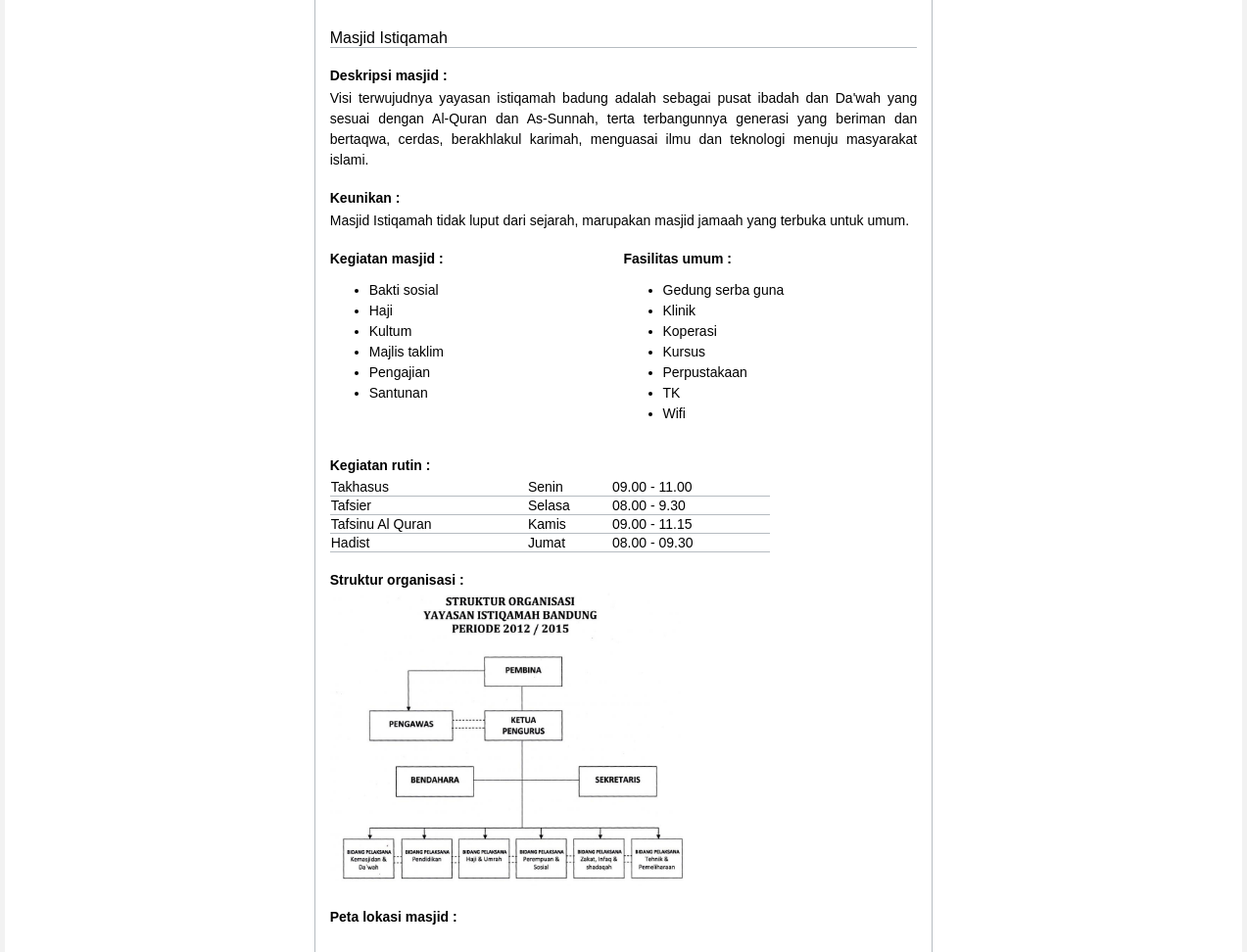
Page /View/PenggunaUmum/masjid.php?id_masjid=3 on the committed database.
### tables this page shows
CREATE TABLE IF NOT EXISTS `masjid` (
`id_masjid` int(6) NOT NULL,
  `id_user` int(6) NOT NULL,
  `id_wilayah` int(6) NOT NULL,
  `validasi` int(6) NOT NULL,
  `sertifikat` varchar(200) NOT NULL,
  `foto` varchar(200) NOT NULL,
  `nama_masjid` varchar(200) NOT NULL,
  `alamat` varchar(200) NOT NULL,
  `rt` varchar(5) NOT NULL,
  `rw` varchar(5) NOT NULL,
  `kecamatan` varchar(100) NOT NULL,
  `no_telepon` varchar(50) NOT NULL,
  `email` varchar(50) NOT NULL,
  `peresmian_bangunan` varchar(200) DEFAULT NULL,
  `luas_tanah` int(10) DEFAULT NULL,
  `luas_bangunan` int(10) DEFAULT NULL,
  `daya_tampung_dalam_masjid` int(10) DEFAULT NULL,
  `daya_tampung_luar_masjid` int(10) DEFAULT NULL,
  `deskripsi_masjid` text NOT NULL,
  `keunikan` text,
  `struktur_organisasi` varchar(200) DEFAULT NULL,
  `latitude` varchar(200) NOT NULL,
  `longitude` varchar(200) NOT NULL
);

CREATE TABLE IF NOT EXISTS `kegiatan_masjid` (
  `id_masjid` int(6) NOT NULL,
  `id_kegiatan` int(6) NOT NULL
);

CREATE TABLE IF NOT EXISTS `kegiatan` (
`id_kegiatan` int(6) NOT NULL,
  `nama` varchar(200) NOT NULL
);

CREATE TABLE IF NOT EXISTS `fasilitas_masjid` (
  `id_masjid` int(6) NOT NULL,
  `id_fasilitas` int(6) NOT NULL
);

CREATE TABLE IF NOT EXISTS `fasilitas` (
`id_fasilitas` int(6) NOT NULL,
  `nama` varchar(200) NOT NULL
);

CREATE TABLE IF NOT EXISTS `kegiatan_rutin` (
`id_kegiatan_rutin` int(6) NOT NULL,
  `id_masjid` int(6) NOT NULL,
  `nama` varchar(200) NOT NULL,
  `hari` varchar(200) NOT NULL,
  `jam_mulai` varchar(10) DEFAULT NULL,
  `jam_selesai` varchar(10) DEFAULT NULL
);

### function/connectDB.php (called while the page is built, shortened)
<?php
function querySelect($param, $table, $where, $limit){
    $results = array();
    $query = "SELECT " . $param . " ";
    $query .= "FROM " . $table ." ";
    if($where != null) $query .= "WHERE " . $where . " ";
    $query = mysql_query($query);
    if(mysql_num_rows($query) > 0){
        $x = 0;
        while($row = mysql_fetch_assoc($query)){
            foreach($row as $key=>$value){
                $results[$x][$key] = $value;
            }
            $x++;
        }
    }
    return $results;
}
?>

### View/PenggunaUmum/masjid.php (the view, shortened to what this page needs)
<!DOCTYPE html>
<?php
include '../../function/connectDB.php';
$id_masjid = $_GET['id_masjid'];
$dataMasjid = querySelect('*', 'masjid', 'id_masjid=' . $id_masjid, null);
$joinFasilitas = querySelect('*', 'fasilitas_masjid LEFT JOIN fasilitas ON fasilitas_masjid.id_fasilitas = fasilitas.id_fasilitas', 'id_masjid=' . $id_masjid, null);
$joinKegiatan = querySelect('*', 'kegiatan_masjid LEFT JOIN kegiatan ON kegiatan_masjid.id_kegiatan = kegiatan.id_kegiatan', 'id_masjid=' . $id_masjid, null);
$kegiatanRutin = querySelect('*', 'kegiatan_rutin', 'id_masjid=' . $id_masjid, null)
?>
<html>
    <head>
        <link rel="stylesheet" href="../css/reset.css">
        <link rel="stylesheet" href="../css/style.css">
        <link rel="stylesheet" href="../css/PenggunaUmum/jquery-ui-1.10.3.css">
        <link rel="stylesheet" href="../js/fancybox/jquery.fancybox.css">
        <link rel="stylesheet" href="../js/fancybox/helpers/jquery.fancybox-thumbs.css">
        <link rel="stylesheet" href="../css/PenggunaUmum/masjid.css">
    </head>
    <body>
        <div class="wrapper">
            <div class="col-scrl">
                <div class="content row">
                    <div class="kotak-kiri box span-3">
                    </div>
                    <div class="kotak-tengah box span-6">
                        <div class="slider box span-12">
                            <div class="judul box span-12">
                                Masjid <?php echo $dataMasjid[0]['nama_masjid'] ?>
                            </div>
                            <div class="box span-12">
                                <div class="sub-judul box span-12">
                                    <b>Deskripsi masjid :</b>
                                </div>
                                <div class="text box span-12">
                                    <?php echo $dataMasjid[0]['deskripsi_masjid'] ?>
                                </div>
                            </div>
                            <div class="box span-12">
                                <div class="sub-judul box span-12">
                                    <b>Keunikan :</b>
                                </div>
                                <div class="text box span-12">
                                    <?php echo $dataMasjid[0]['keunikan'] ?>
                                </div>
                            </div>
                            <div class="box span-12">
                                <div class="box span-6">
                                    <div class="judul-ul box span-12">
                                        <b>Kegiatan masjid :</b>
                                    </div>
                                    <div class="text box span-12">
                                        <?php
                                        echo '<ul>';
                                        for ($i = 0; $i < count($joinKegiatan); $i++) {
                                            echo '<li>' . $joinKegiatan[$i]['nama'] . '</li>';
                                        }
                                        echo '</ul>';
                                        ?>
                                    </div>
                                </div>
                                <div class="box span-6">
                                    <div class="judul-ul box span-12">
                                        <b>Fasilitas umum :</b>
                                    </div>
                                    <div class="text box span-12">
                                        <?php
                                        echo '<ul>';
                                        for ($i = 0; $i < count($joinFasilitas); $i++) {
                                            echo '<li>' . $joinFasilitas[$i]['nama'] . '</li>';
                                        }
                                        echo '</ul>';
                                        ?>
                                    </div>
                                </div>
                            </div>
                            <?php
                            if (count($kegiatanRutin) != 0) {
                                ?>
                                <div class="tabel box span-9">
                                    <div class="sub-judul box span-12">
                                        <b>Kegiatan rutin :</b>
                                    </div>
                                    <div class="box span-12">
                                        <table>
                                            <?php
                                            for ($i = 0; $i < count($kegiatanRutin); $i++) {
                                                echo '<tr>';
                                                echo '<td>' . $kegiatanRutin[$i]['nama'] . '</td>';
                                                echo'<td>' . $kegiatanRutin[$i]['hari'] . '</td>';
                                                echo '<td>' . $kegiatanRutin[$i]['jam_mulai'] . ' - ' . $kegiatanRutin[$i]['jam_selesai'] . '</td>';
                                                echo '</tr>';
                                            }
                                            ?>
                                        </table>
                                    </div>
                                </div>
                                <?php
                            }else{
                                echo '';
                            }
                            ?>
                            <div class="struktur box span-12">
                                <?php
                                $gambarStruktur = $dataMasjid[0]['struktur_organisasi'];
                                $struktur0 = '
                                <div class="sub-judul box span-12">
                                    <b>Struktur organisasi :</b>
                                </div>';
                                $struktur1 = '<div class="box span-12"><a href="';
                                $struktur2 = '" target="_blank"><img class="gambar-struktur struktur" src="';
                                $struktur3 = ' "></a></div>';
                                if ($gambarStruktur != null) {
                                    echo $struktur0;
                                    echo $struktur1;
                                    echo $gambarStruktur;
                                    echo $struktur2;
                                    echo $gambarStruktur;
                                    echo $struktur3;
                                } else {
                                    echo '';
                                }
                                ?>
                            </div>
                            <div class="box span-12">
                                <div class="sub-judul box span-12">
                                    <b>Peta lokasi masjid :</b>
                                </div>
                                <div class="lokasi box span-12" id="map-canvas">
                                </div>
                            </div>
                        </div>
                    </div>
                    <div class="kotak-kanan box span-3">
                    </div>
                </div>
            </div>
        </div>
    </body>
</html>

### View/css/style.css (style rules this page uses)
a { text-decoration: none; }
body { background-color: rgba(0,0,0,0.05); }
.content { background-color: white; }

### View/css/PenggunaUmum/masjid.css (style rules this page uses)
.content { margin-top: 0; }
.kotak-kiri { box-sizing: border-box; -webkit-box-sizing: border-box; -moz-box-sizing: border-box; padding: 15px 10px 0px 20px; }
.judul { font-size: 16px; border-bottom: 1px solid #b6bcc1; }
.judul-ul { box-sizing: border-box; -webkit-box-sizing: border-box; -moz-box-sizing: border-box; padding: 20px 0px 0px 0px; }
.kotak-tengah { box-sizing: border-box; -webkit-box-sizing: border-box; -moz-box-sizing: border-box; padding: 30px 15px 30px 15px; border-left: 1px solid #b6bcc1; border-right: 1px solid #b6bcc1; }
.sub-judul { box-sizing: border-box; -webkit-box-sizing: border-box; -moz-box-sizing: border-box; padding: 20px 0px 5px 0px; }
.text { text-align: justify; line-height:1.5; }
.lokasi { height: 350px; }
.gambar-struktur { height:300px; }
.tabel { box-sizing: border-box; -webkit-box-sizing: border-box; -moz-box-sizing: border-box; }
.tabel table { box-sizing: border-box; -webkit-box-sizing: border-box; -moz-box-sizing: border-box; width: 100%; }
.tabel td { box-sizing: border-box; -webkit-box-sizing: border-box; -moz-box-sizing: border-box; border-bottom: 1px solid #B6BCC1; }
.kotak-kanan { box-sizing: border-box; -webkit-box-sizing: border-box; -moz-box-sizing: border-box; padding: 30px 20px 0px 20px; }

### rows in the picture
masjid: nama_masjid "Istiqamah", deskripsi_masjid "Visi terwujudnya yayasan istiqamah badung adalah sebagai pusat ibadah dan Da'wah yang sesuai dengan Al-Quran dan As-Sunnah, terta terbangunnya generasi yang beriman dan bertaqwa, cerdas, berakhlakul karimah, menguasai ilmu dan teknologi menuju masyarakat islami.", keunikan "Masjid Istiqamah tidak luput dari sejarah, marupakan masjid jamaah yang terbuka untuk umum.", struktur_organisasi (picture)
kegiatan_masjid: id_kegiatan.nama "Bakti sosial"
kegiatan_masjid: id_kegiatan.nama "Haji"
kegiatan_masjid: id_kegiatan.nama "Kultum"
kegiatan_masjid: id_kegiatan.nama "Majlis taklim"
kegiatan_masjid: id_kegiatan.nama "Pengajian"
kegiatan_masjid: id_kegiatan.nama "Santunan"
fasilitas_masjid: id_fasilitas.nama "Gedung serba guna"
fasilitas_masjid: id_fasilitas.nama "Klinik"
fasilitas_masjid: id_fasilitas.nama "Koperasi"
fasilitas_masjid: id_fasilitas.nama "Kursus"
fasilitas_masjid: id_fasilitas.nama "Perpustakaan"
fasilitas_masjid: id_fasilitas.nama "TK"
fasilitas_masjid: id_fasilitas.nama "Wifi"
kegiatan_rutin: nama "Takhasus", hari "Senin", jam_mulai "09.00", jam_selesai "11.00"
kegiatan_rutin: nama "Tafsier", hari "Selasa", jam_mulai "08.00", jam_selesai "9.30"
kegiatan_rutin: nama "Tafsinu Al Quran", hari "Kamis", jam_mulai "09.00", jam_selesai "11.15"
kegiatan_rutin: nama "Hadist", hari "Jumat", jam_mulai "08.00", jam_selesai "09.30"
